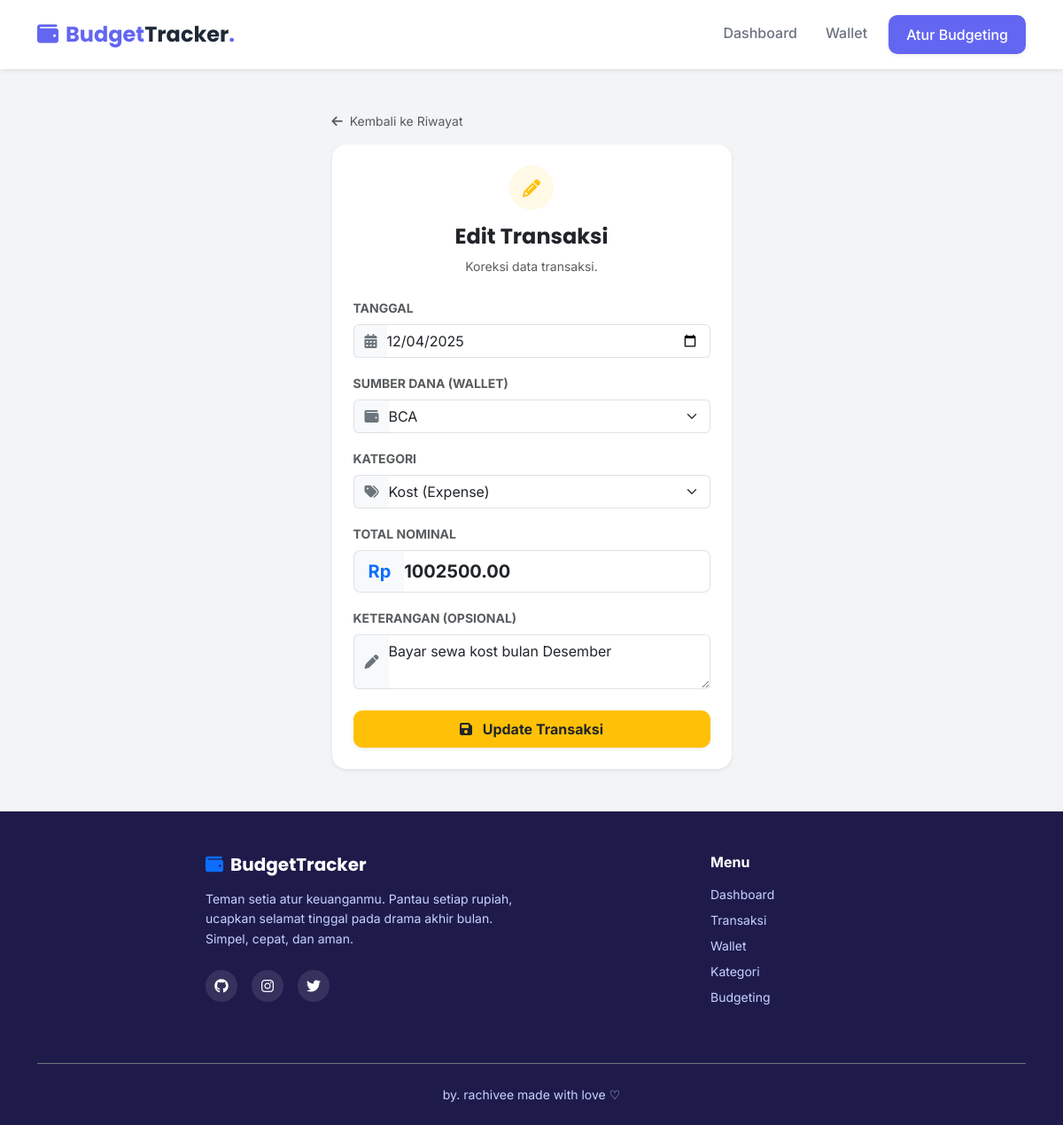
/Project/index.php?entity=transaction&action=edit&id=4, run on the app's committed database.
### tables this page shows
CREATE TABLE `transactions` (
  `id` int(11) NOT NULL,
  `wallet_id` int(11) NOT NULL,
  `category_id` int(11) NOT NULL,
  `amount` decimal(15,2) NOT NULL,
  `description` text DEFAULT NULL,
  `transaction_date` date NOT NULL,
  `created_at` timestamp NOT NULL DEFAULT current_timestamp()
);

CREATE TABLE `wallets` (
  `id` int(11) NOT NULL,
  `name` varchar(50) NOT NULL,
  `initial_balance` decimal(15,2) DEFAULT 0.00,
  `created_at` timestamp NOT NULL DEFAULT current_timestamp()
);

CREATE TABLE `categories` (
  `id` int(11) NOT NULL,
  `name` varchar(50) NOT NULL,
  `type` enum('income','expense') NOT NULL
);

### Project/models/Transaction.php (called while the page is built, shortened)
<?php
require_once "config/Database.php";
class Transaction
{
    private $conn;
    private $table = "transactions";
    public function __construct()
    {
        $database = new Database();
        $this->conn = $database->getConnection();
    }
    public function getById($id)
    {
        $query = "SELECT * FROM " . $this->table . " WHERE id = :id";
        $stmt = $this->conn->prepare($query);
        $stmt->bindParam(':id', $id);
        $stmt->execute();
        return $stmt->fetch(PDO::FETCH_ASSOC);
    }
}

### Project/config/Database.php (called while the page is built, shortened)
<?php
class Database
{
    private $host = "localhost";
    private $database = "budget_tracker";
    private $username = "root";
    private $password = "";
    public function getConnection()
    {
        $this->conn = null;
        try {
            $this->conn = new PDO("mysql:host=" . $this->host . ";dbname=" . $this->database, $this->username, $this->password);
            $this->conn->setAttribute(PDO::ATTR_ERRMODE, PDO::ERRMODE_EXCEPTION);
        } catch (PDOException $exception) {
            echo "Connection error: " . $exception->getMessage();
        }
        return $this->conn;
    }
}

### Project/models/Wallet.php (called while the page is built, shortened)
<?php
require_once "config/Database.php";
class Wallet
{
    private $conn;
    private $table = "wallets";
    public function __construct()
    {
        $database = new Database();
        $this->conn = $database->getConnection();
    }
    public function getAll()
    {
        $query = "SELECT * FROM " . $this->table;
        $stmt = $this->conn->prepare($query);
        $stmt->execute();
        return $stmt->fetchAll(PDO::FETCH_ASSOC);
    }
}

### Project/models/Category.php (called while the page is built, shortened)
<?php
require_once "config/Database.php";
class Category
{
    private $conn;
    private $table = "categories";
    public function __construct()
    {
        $database = new Database();
        $this->conn = $database->getConnection();
    }
    public function getAll()
    {
        $query = "SELECT * FROM " . $this->table;
        $stmt = $this->conn->prepare($query);
        $stmt->execute();
        return $stmt->fetchAll(PDO::FETCH_ASSOC);
    }
}

### Project/viewmodels/TransactionViewModel.php (called while the page is built, shortened)
<?php
require_once 'models/Transaction.php';
require_once 'models/Wallet.php';
require_once 'models/Category.php';
class TransactionViewModel
{
    private $transaction;
    private $wallet;
    private $category;
    public function __construct()
    {
        $this->transaction = new Transaction();
        $this->wallet = new Wallet();
        $this->category = new Category();
    }
    public function getTransactionById($id)
    {
        return $this->transaction->getById($id);
    }
    public function getWallets()
    {
        return $this->wallet->getAll();
    }
    public function getCategories()
    {
        return $this->category->getAll();
    }
}

### Project/views/transactionForm.php (the view, shortened to what this page needs)
<?php
require_once 'views/templates/header.php';
?>
<div class="row justify-content-center">
    <div class="col-md-6 col-lg-5">
        <a href="index.php?entity=transaction&action=list" class="text-decoration-none text-muted small mb-3 d-block">
            <i class="fas fa-arrow-left me-1"></i> Kembali ke Riwayat
        </a>
        <div class="card shadow-sm border-0 rounded-4">
            <div class="card-body p-4">
                <div class="text-center mb-4">
                    <div class="d-inline-flex align-items-center justify-content-center <?= isset($transaction) ? 'bg-warning text-warning' : 'bg-primary text-primary'; ?> bg-opacity-10 rounded-circle mb-3" style="width: 50px; height: 50px;">
                        <i class="fas <?= isset($transaction) ? 'fa-pencil-alt' : 'fa-receipt'; ?> fa-lg"></i>
                    </div>
                    <h4 class="fw-bold" style="font-family: 'Poppins', sans-serif;">
                        <?= isset($transaction) ? 'Edit Transaksi' : 'Catat Transaksi'; ?>
                    </h4>
                    <p class="text-muted small">
                        <?= isset($transaction) ? 'Koreksi data transaksi.' : 'Masukkan pengeluaran atau pemasukan baru.'; ?>
                    </p>
                </div>
                <form action="index.php?entity=transaction&action=<?= isset($transaction) ? 'update' : 'save'; ?>" method="POST">
                    <div class="mb-3">
                        <label class="form-label small text-muted fw-bold ls-1">TANGGAL</label>
                        <div class="input-group">
                            <span class="input-group-text bg-light border-end-0 text-secondary"><i class="fas fa-calendar-alt"></i></span>
                            <input type="date"
                                   name="transaction_date"
                                   class="form-control border-start-0 ps-0"
                                   value="<?= isset($transaction) ? $transaction['transaction_date'] : date('Y-m-d'); ?>"
                                   required>
                        </div>
                    </div>
                    <div class="mb-3">
                        <label class="form-label small text-muted fw-bold ls-1">SUMBER DANA (WALLET)</label>
                        <div class="input-group">
                            <span class="input-group-text bg-light border-end-0 text-secondary"><i class="fas fa-wallet"></i></span>
                            <select name="wallet_id" class="form-select border-start-0 ps-0" required>
                                <?php if (!empty($walletList)): ?>
                                    <?php foreach ($walletList as $wallet): ?>
                                        <option value="<?= $wallet['id']; ?>"
                                            <?= (isset($transaction) && $transaction['wallet_id'] == $wallet['id']) ? 'selected' : ''; ?>>
                                            <?= htmlspecialchars($wallet['name']); ?>
                                        </option>
                                    <?php endforeach; ?>
                                <?php endif; ?>
                            </select>
                        </div>
                    </div>
                    <div class="mb-3">
                        <label class="form-label small text-muted fw-bold ls-1">KATEGORI</label>
                        <div class="input-group">
                            <span class="input-group-text bg-light border-end-0 text-secondary"><i class="fas fa-tags"></i></span>
                            <select name="category_id" class="form-select border-start-0 ps-0" required>
                                <?php if (!empty($categoryList)): ?>
                                    <?php foreach ($categoryList as $category): ?>
                                        <option value="<?= $category['id']; ?>"
                                            <?= (isset($transaction) && $transaction['category_id'] == $category['id']) ? 'selected' : ''; ?>>
                                            <?= htmlspecialchars($category['name']); ?>
                                            (<?= ucfirst($category['type']); ?>)
                                        </option>
                                    <?php endforeach; ?>
                                <?php endif; ?>
                            </select>
                        </div>
                    </div>
                    <div class="mb-3">
                        <label class="form-label small text-muted fw-bold ls-1">TOTAL NOMINAL</label>
                        <div class="input-group input-group-lg">
                            <span class="input-group-text bg-light border-end-0 text-primary fw-bold">Rp</span>
                            <input type="number"
                                   name="amount"
                                   class="form-control border-start-0 ps-0 fw-bold text-dark"
                                   placeholder="0"
                                   value="<?= isset($transaction) ? $transaction['amount'] : ''; ?>"
                                   required>
                        </div>
                    </div>
                    <div class="mb-4">
                        <label class="form-label small text-muted fw-bold ls-1">KETERANGAN (OPSIONAL)</label>
                        <div class="input-group">
                            <span class="input-group-text bg-light border-end-0 text-secondary"><i class="fas fa-pen"></i></span>
                            <textarea name="description"
                                      class="form-control border-start-0 ps-0"
                                      rows="2"
                                      placeholder="Contoh: Makan Siang, Bensin, Gaji Bulanan"><?= isset($transaction) ? htmlspecialchars($transaction['description']) : ''; ?></textarea>
                        </div>
                    </div>
                    <div class="d-grid">
                        <button type="submit" class="btn <?= isset($transaction) ? 'btn-warning text-dark' : 'btn-primary'; ?> py-2 fw-bold shadow-sm" style="border-radius: 10px;">
                            <i class="fas fa-save me-2"></i>
                            <?= isset($transaction) ? 'Update Transaksi' : 'Simpan Transaksi'; ?>
                        </button>
                    </div>
                </form>
                </div>
        </div>
    </div>
</div>
<?php
require_once 'views/templates/footer.php';
?>

### Project/views/templates/header.php (style rules this page uses)
:root { --primary-color: #6366f1; --primary-hover: #4f46e5; --bg-body: #f3f4f6; --text-dark: #1f2937; --card-shadow: 0 4px 6px -1px rgba(0, 0, 0, 0.05), 0 2px 4px -1px rgba(0, 0, 0, 0.03); --success-soft: #d1fae5; --success-text: #065f46; --danger-soft: #fee2e2; --danger-text: #991b1b; }
body { font-family: 'Inter', sans-serif; background-color: var(--bg-body); color: var(--text-dark); }
h1, h2, h3, h4, h5, .navbar-brand { font-family: 'Poppins', sans-serif; }
.card { border: none; border-radius: 16px; box-shadow: var(--card-shadow); transition: transform 0.2s; }

### data on the page
transactions: transaction_date "12/04/2025", wallet_id "BCA", category_id "Kost (Expense)", amount "1002500.00", description "Bayar sewa kost bulan Desember"
